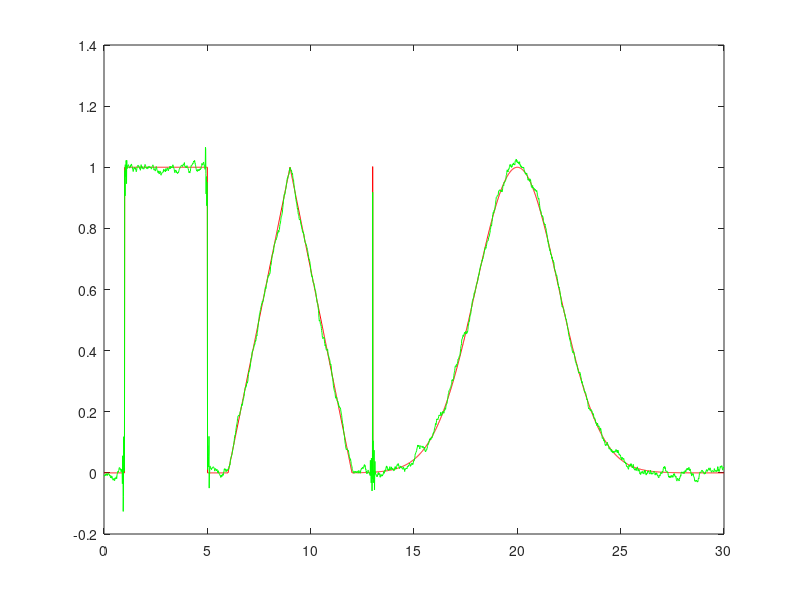

Source code (MATLAB):
close all;clear;clc;
Fs=100;
t = 0 : 1/Fs : 30;
x= 1 * (abs(t-3)<=2) + ...
   (1-abs(t-9)/3) .* (abs(t-9)<=3) + ...
   (t==13) + ...
   1*exp(- (t-20) .* (t-20)/8);

N=23;
%filtracja Wienera
%im wieksze N tym wariancja wieksza i znika dirac
%nie ma gladkich przejsc po w kazdym punkcie inna
%przepisuje sygnal z szumem na krawedziach tam gdzie szybko zmienny sygnal
%tam gdzie jest gladko ladnie czyści 
%najpierw sygnal niezaszumiony
%y= wiener2(x,[1,N]);

xs=x+0.05*randn(size(x));
%sygnal zaszumiony 
y= wiener2(xs,[1,N]);
plot(t,x,'r',t,y,'g')